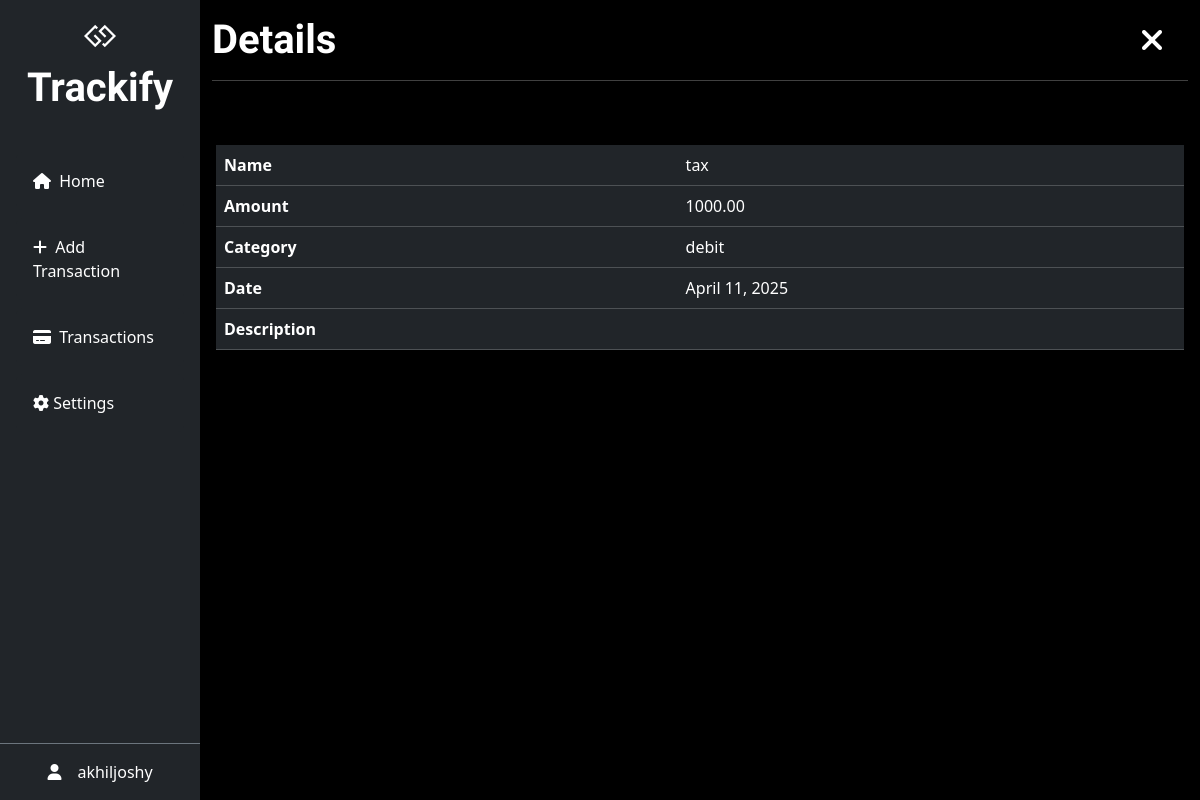
The app's page /expense/18/ (signed in) with its own data.
### expenses/models.py (models this page shows, shortened)
class ExpenseModel(models.Model):
    CATEGORY_CHOICES = [
        ('credit', 'Credit'),
        ('debit', 'Debit'),
    ]
    name = models.CharField(max_length=100)
    amount = models.DecimalField(max_digits=10, decimal_places=2)
    category = models.CharField(max_length=50, choices=CATEGORY_CHOICES)
    date = models.DateField()
    description = models.TextField(max_length=200, blank=True, null=True)
    user = models.ForeignKey(User, on_delete=models.CASCADE, null=True)

### expenses/views.py (the view)
# urls.py: path('expense/<int:pk>/', views.ExpenseDetail.as_view(), name='expense_detail'),
class ExpenseDetail(View):
    def get(self,request,pk):
        if not request.user.is_authenticated:
            return redirect('login')
        data=ExpenseModel.objects.get(id=pk)
        return render(request,'expenses/detail.html',{'data':data})

### expenses/templates/expenses/detail.html
{% extends "index.html" %}
{% block content %}
<div class="d-flex justify-content-between align-items-center">
    <h1 class="mb-0 pt-3 ">Details</h1>
    <a href="{% url 'expenses'%}" class="text-white pt-3 pe-4"><i class="fa-solid fa-xmark fa-2xl"></i></a>
</div>
<hr>
<div class="container px-1 pt-5 ">
    <div class="table-responsive">
        <table class="table table-dark">
            <tr>
                <th>Name</th>
                <td>{{ data.name }}</td>
            </tr>
            <tr>
                <th>Amount</th>
                <td>{{ data.amount }}</td>
            </tr>
            <tr>
                <th>Category</th>
                <td>{{ data.category}}</td>
            </tr>
            <tr>
                <th>Date</th>
                <td>{{ data.date}}</td>
            </tr>
            <tr>
                <th>Description</th>
                <td>{{ data.description}}</td>
            </tr>
        </table>
    </div>
</div>
{% endblock %}

### expenses/templates/index.html (shortened to what this page needs)
<!DOCTYPE html>
<html lang="en">
<head>
    <link href="https://cdn.jsdelivr.net/npm/bootstrap@5.3.3/dist/css/bootstrap.min.css" rel="stylesheet"
 />
    <link rel="stylesheet" href="https://cdnjs.cloudflare.com/ajax/libs/font-awesome/6.7.2/css/all.min.css"
 />
</head>
<body class="bg-black text-white">
    <div class="container-fluid m-0 p-0 d-flex vh-100">
        <aside class="d-none d-md-block bg-dark col-md-3 col-lg-2  vh-100 m-0">
            <div class="d-flex flex-column h-100 justify-content-between">
                <div>
                    <div class="text-center py-4">
                        <i class="fa-brands fa-gg fa-2xl"></i>
                        <h1 class="brand mb-0 p-3">Trackify</h1>
                    </div>
                    <div class="d-grid gap-2 px-3">
                        <a href="{% url 'home' %}"
                            class="btn btn-dark text-start p-3 {% if request.resolver_match.url_name == 'home' %} text-info {% endif %}"><i
                                class="me-1 fa-solid fa-house "></i> Home</a>
                        <a href="{% url 'addexpense' %}"
                            class="btn btn-dark text-start p-3 {% if request.resolver_match.url_name == 'addexpense' %} text-info {% endif %}"><i
                                class="me-1 fa-solid fa-plus"></i> Add Transaction</a>
                        <a href="{% url 'expenses' %}"
                            class="btn btn-dark text-start p-3 {% if request.resolver_match.url_name == 'expenses' %} text-info {% endif %}"><i
                                class="me-1 fa-solid fa-credit-card"></i> Transactions</a>
                        <a href="{% url 'settings' %}"
                            class="btn btn-dark text-start p-3 {% if request.resolver_match.url_name == 'settings' or request.resolver_match.url_name == 'feedback'%} text-info {% endif %}">
                            <i class="fa-solid fa-gear"></i> Settings</a>
                    </div>
                </div>
                <div class="d-flex justify-content-center align-items-center p-3 border-top border-secondary">
                    <i class="fa-solid fa-user me-3"></i> {{ user.username }}
                </div>
            </div>
        </aside>
        <main class=" col-lg-10 col-md-9 col-12">
            <div class="container">
                {% block content %} {% endblock %}
            </div>
        </main>
    </div>
</body>
</html>

### expenses/templates/index.html (style rules this page uses)
.brand, h1 { font-family: "Jura", sans-serif; font-weight: 700; }

### records on screen
ExpenseModel: name "tax", amount "1000.00", category "debit", date "April 11, 2025"

### other values on screen
{{ user.username }} "akhiljoshy"
